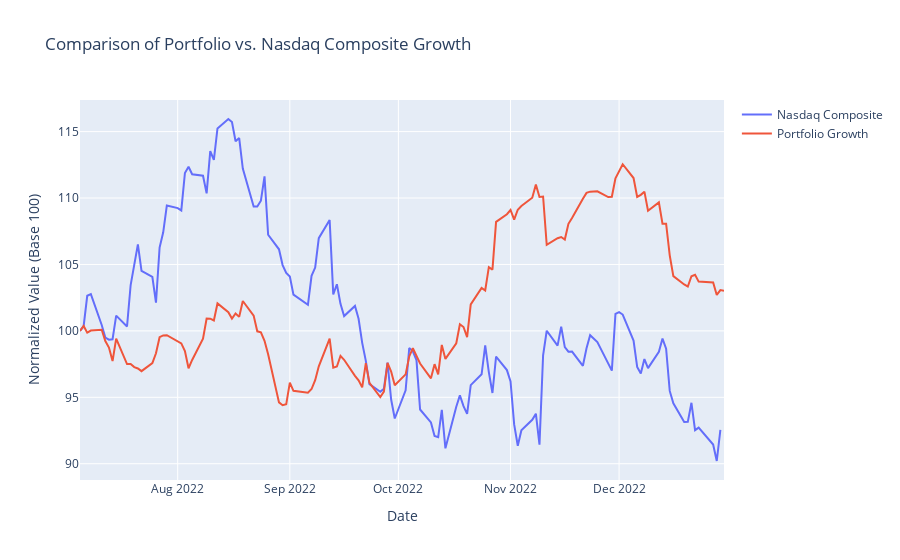

Source (notebook cell):
### Markdown cell above
## 7.0 Testing Against Others

### Code cell
best_port_assets = best_portfolio['tickers']
best_port_assets_test_data = raw_data_test.loc[:, best_port_assets]

Nasdaq_comp, asset_errors, max_combination = fetch_raw_data_yf(["^IXIC"], best_port_assets_test_data.index[0], best_port_assets_test_data.index[-1])
nasdaq_start = Nasdaq_comp['^IXIC_Close'].iloc[0]
Nasdaq_comp['Normalized'] = (Nasdaq_comp['^IXIC_Close'] / nasdaq_start) * 100

best_portfolio_weights = best_portfolio['weights']
daily_returns = best_port_assets_test_data.pct_change()
weighted_returns = daily_returns.mul(best_portfolio_weights, axis='columns')
portfolio_daily_returns = weighted_returns.sum(axis=1)
portfolio_cumulative_returns = (1 + portfolio_daily_returns).cumprod()

portfolio_start = portfolio_cumulative_returns.iloc[0]
portfolio_normalized = (portfolio_cumulative_returns / portfolio_start) * 100

fig = go.Figure()

fig.add_trace(go.Scatter(
    x=Nasdaq_comp.index,
    y=Nasdaq_comp['Normalized'],
    mode='lines',
    name='Nasdaq Composite'
))

fig.add_trace(go.Scatter(
    x=portfolio_cumulative_returns.index,
    y=portfolio_normalized,
    mode='lines',
    name='Portfolio Growth'
))

fig.update_layout(
    title='Comparison of Portfolio vs. Nasdaq Composite Growth',
    xaxis_title='Date',
    yaxis_title='Normalized Value (Base 100)',
    xaxis=dict(
        type='date',
        tickformat='%b %Y',
        tickmode='auto'
    )
)

fig.show()
